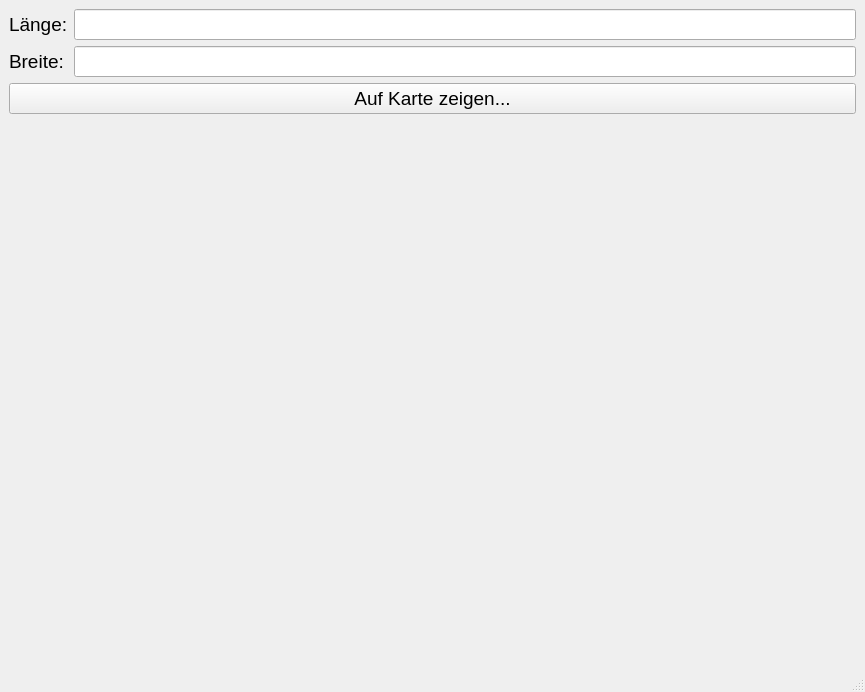
<?xml version="1.0" encoding="UTF-8"?>
<ui version="4.0">
 <class>MainWindow</class>
 <widget class="QMainWindow" name="MainWindow">
  <property name="geometry">
   <rect>
    <x>0</x>
    <y>0</y>
    <width>865</width>
    <height>692</height>
   </rect>
  </property>
  <property name="windowTitle">
   <string>MainWindow</string>
  </property>
  <widget class="QWidget" name="centralwidget">
   <layout class="QVBoxLayout" name="verticalLayout">
    <item>
     <layout class="QFormLayout" name="formLayout">
      <item row="1" column="0">
       <widget class="QLabel" name="label_l">
        <property name="font">
         <font>
          <pointsize>14</pointsize>
         </font>
        </property>
        <property name="text">
         <string>Länge:</string>
        </property>
       </widget>
      </item>
      <item row="1" column="1">
       <widget class="QLineEdit" name="lineEdit_l">
        <property name="font">
         <font>
          <pointsize>14</pointsize>
         </font>
        </property>
       </widget>
      </item>
      <item row="4" column="0">
       <widget class="QLabel" name="label_b">
        <property name="font">
         <font>
          <pointsize>14</pointsize>
         </font>
        </property>
        <property name="text">
         <string>Breite:</string>
        </property>
       </widget>
      </item>
      <item row="5" column="0" colspan="2">
       <widget class="QPushButton" name="pushButton">
        <property name="font">
         <font>
          <pointsize>14</pointsize>
         </font>
        </property>
        <property name="text">
         <string>Auf Karte zeigen...</string>
        </property>
       </widget>
      </item>
      <item row="4" column="1">
       <widget class="QLineEdit" name="lineEdit_b">
        <property name="font">
         <font>
          <pointsize>14</pointsize>
         </font>
        </property>
       </widget>
      </item>
     </layout>
    </item>
   </layout>
  </widget>
  <widget class="QMenuBar" name="menubar">
   <property name="geometry">
    <rect>
     <x>0</x>
     <y>0</y>
     <width>865</width>
     <height>26</height>
    </rect>
   </property>
  </widget>
  <widget class="QStatusBar" name="statusbar"/>
 </widget>
 <resources/>
 <connections/>
</ui>
